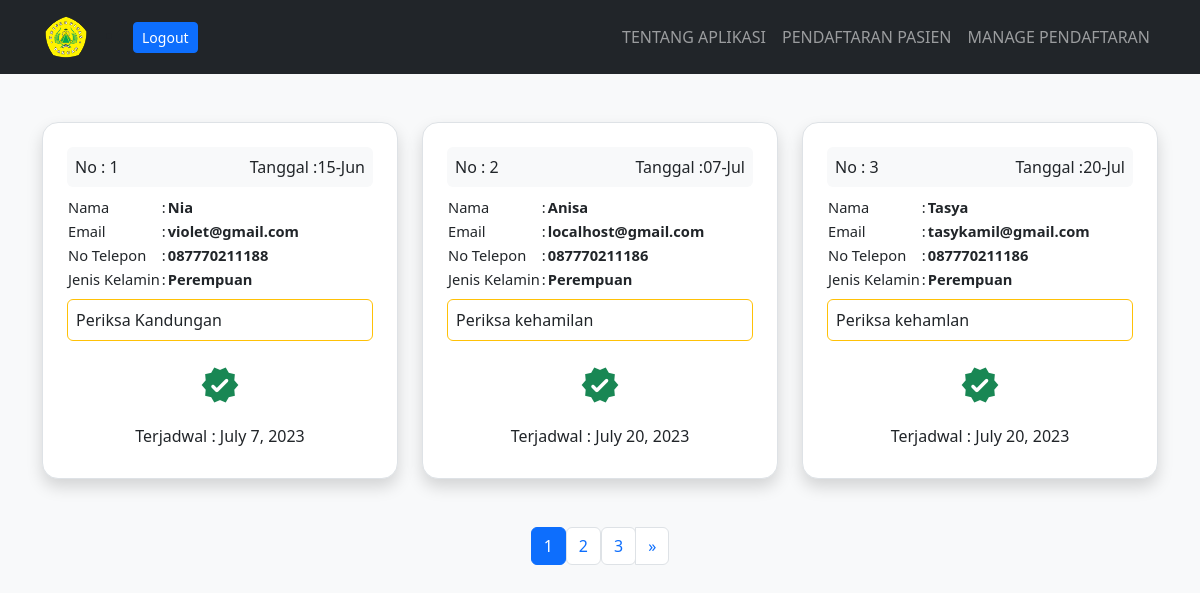
/managependaftaran/ (signed in), run on the app's committed database.
### bidan/models.py (models this page shows, shortened)
class Pendaftaran(models.Model):
    name = models.CharField(max_length=50)
    name_pasangan = models.CharField(max_length=50, default="")
    name_anak = models.CharField(max_length=50, default="")
    email = models.CharField(max_length=100)
    nomortelepon = models.CharField(max_length=15)
    jeniskelamin = models.CharField(max_length=15)
    alamat = models.TextField(blank=True)
    message = models.TextField(blank=True)
    tanggal_daftar = models.DateField(auto_now_add=True)
    daftar_konfirmasi = models.BooleanField(default=False)
    periksa_konfirmasi = models.BooleanField(default=False)
    tanggal_konfirmasi = models.DateField(
        auto_now_add=False, null=True, blank=True)
    class Meta:
        ordering = ["tanggal_konfirmasi", ]

### bidan/views.py (the view, shortened to what this page needs)
# urls.py: path('managependaftaran/', ManagePendaftaranTemplateView.as_view(), name='manage'),
class ManagePendaftaranTemplateView(ListView):
    template_name = 'listpendaftar.html'
    model = Pendaftaran
    context_object_name = "pendaftaran"
    login_required = True
    paginate_by = 3
    def get_context_data(self, *args, **kwargs):
        context = super().get_context_data(*args, **kwargs)
        context.update({
            "title": "Manage Pendaftaran"
        })
        return context

### templates/listpendaftar.html (shortened to what this page needs)
{% extends 'base.html' %} {% block content %}
<div class="container mt-5">
  <div class="row g-4">
    {% if data in pendaftaran is None %}
    <p>Belum Ada Pendaftaran</p>
    {% else %} {% for data in pendaftaran %}
    <div class="col-12 col-md-4">
      <div class="p-4 rounded-4 bg-body shadow border h-100">
        <div
          class="p-2 bg-light rounded text-dark d-flex justify-content-between"
        >
          <span>No : {{data.id}}</span
          ><span
            >Tanggal
            :{{data.tanggal_daftar|date:"d"}}-{{data.tanggal_daftar|date:"M"}}</span
          >
        </div>
        <table style="font-size: 11pt" class="my-2">
          <tr>
            <td>Nama</td>
            <td>:</td>
            <td class="fw-semibold">{{data.name}}</td>
          </tr>
          <tr>
            <td>Email</td>
            <td>:</td>
            <td class="fw-semibold">{{data.email}}</td>
          </tr>
          <tr>
            <td>No Telepon</td>
            <td>:</td>
            <td class="fw-semibold">{{data.nomortelepon}}</td>
          </tr>
          <tr>
            <td>Jenis Kelamin</td>
            <td>:</td>
            <td class="fw-semibold">{{data.jeniskelamin}}</td>
          </tr>
        </table>
        <div class="p-2 rounded bg-body border border-warning mb-2">
          <span>{{data.message}}</span>
        </div>
        {% if data.daftar_konfirmasi == False %}
        <form method="POST" action="{% url 'manage' %}">
          {% csrf_token %}
          <label class="text-primary fw-semibold">Jadwalkan pada :</label>
          <input class="form-control my-2" type="date" name="date" required />
          <input type="hidden" name="pendaftaran-id" value="{{data.id}}" />
          <input
            class="btn btn-success w-100"
            type="submit"
            value="Konfirmasi"
          />
        </form>
        {% else %}
        <p class="text-center mt-4">
          <span class="material-icons-round fs-1 text-success"> verified </span>
        </p>
        <h6 class="text-center">Terjadwal : {{data.tanggal_konfirmasi}}</h6>
        {% endif %}
      </div>
    </div>
    {% endfor %} {% endif %}
  </div>
  {% if is_paginated %}
  <nav aria-label="Page navigation example">
    <ul class="pagination justify-content-center mt-5">
       {% for number in page_obj.paginator.page_range %}
      <div>
        {% if page_obj.number == number %}
        <li class="page-item active">
          <a class="page-link" href="?page={{number}}">{{number}}</a>
        </li>
        {% else %}
        <li class="page-item">
          <a class="page-link" href="?page={{number}}">{{number}}</a>
        </li>
        {% endif %}
      </div>
      {% endfor %} {% if page_obj.has_next %}
      <li class="page-item">
        <a
          class="page-link"
          href="?page={{page_obj.next_page_number }}"
          aria-label="Next"
        >
          <span aria-hidden="true">&raquo;</span>
        </a>
      </li>
      {% endif %}
    </ul>
  </nav>
  {% endif %}
</div>
{% endblock content %} {% block script %} {% endblock script %}

### data on the page
Pendaftaran: id "1", tanggal_daftar "15", tanggal_daftar "Jun", name "Nia", email "violet@gmail.com", nomortelepon "087770211188", jeniskelamin "Perempuan", message "Periksa Kandungan", tanggal_konfirmasi "July 7, 2023"
Pendaftaran: id "2", tanggal_daftar "07", tanggal_daftar "Jul", name "Anisa", email "localhost@gmail.com", nomortelepon "087770211186", jeniskelamin "Perempuan", message "Periksa kehamilan", tanggal_konfirmasi "July 20, 2023"
Pendaftaran: id "3", tanggal_daftar "20", tanggal_daftar "Jul", name "Tasya", email "tasykamil@gmail.com", nomortelepon "087770211186", jeniskelamin "Perempuan", message "Periksa kehamlan", tanggal_konfirmasi "July 20, 2023"

### other printed values
{{ number }} "1"
{{ number }} "2" "3"
